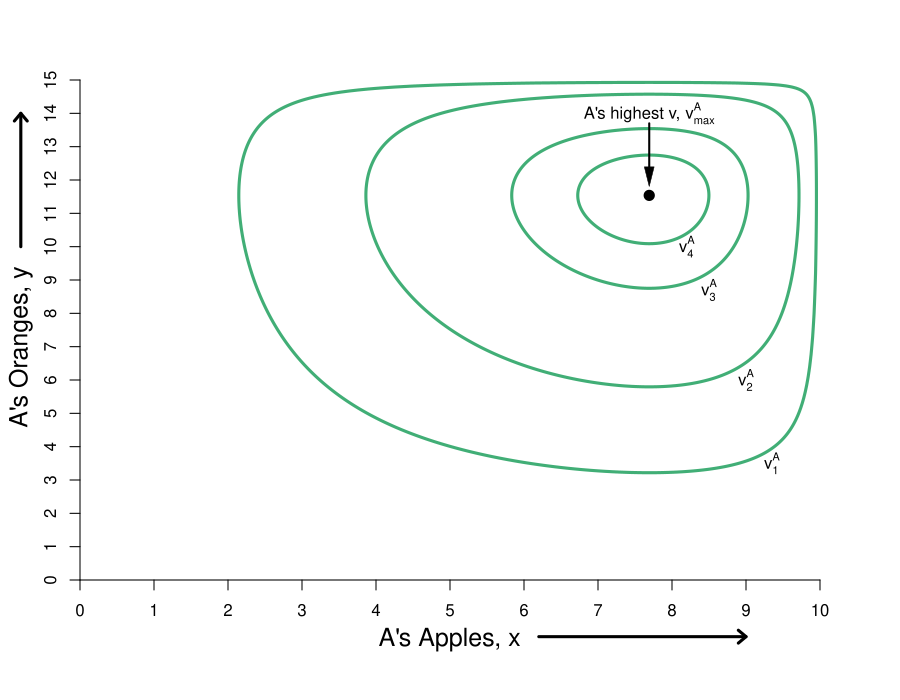

The R source for this figure:
#Graph Designer: Simon Halliday & Madeleine Wettach '20
#Authors: Bowles, Foley and Halliday
#Title: Microeconomics: Competition, Conflict and Coordination
#based on 
#http://r.789695.n4.nabble.com/Indifference-curve-td4634746.html
#Graphics 
require(shape)
pdf(file = "property/step_by_step_graphs_5/property_hg_hgb_step1.pdf", width = 9, height = 7)

#Set parameters for graphics
axislabelsize <- 1.5
graphlinewidth <- 3

COL <- c("#7fc97f", "#beaed4", "#fdc086", "#ffff99", "#386cb0", "#f0027f", "#bf5b17", "#666666")
COLA <- c("#99d8c9","#66c2a4","#41ae76", "#238b45", "#005824")
COLB <- c("#4eb3d3", "#2b8cbe", "#0868ac","#084081")

par(mar =  c(6, 4, 4, 4))

uA <- function(x, y) {
  0.5*log(x) + 0.5*log(y) + 0.15*log(10 - x) + 0.15*log(15 - y)
}

uB <- function(x, y) {
  0.15*log(x) + 0.15*log(y) + 0.5*log(10 - x) + 0.5*log(15 - y) 
}

xlims <- c(0, 10)
ylims <- c(0, 15)

npts <- 501 
x <- seq(xlims[1], xlims[2], length.out = npts)
y <- seq(ylims[1], ylims[2], length.out = npts) 
a <- c(2.1, 2.357, 2.505, 2.54)
b <- c(2.1, 2.357, 2.505, 2.54)

#B's value when at A's bliss point
#0.35*log(5.88) + 0.35*log(8.88) + 0.5*log(10 - 5.88) + 0.5*log(15 - 8.88) 

#A's bliss point x = 7.69231, y = 11.5385
#A's value when at A's bliss point = 2.55465
#0.5*log(x) + 0.5*log(y) + 0.15*log(10 - x) + 0.15*log(15 - y)

#B's bliss point x = 2.30769, y = 3.46154
#B's value when at A's bliss point = 2.55465
#0.15*log(x) + 0.15*log(y) + 0.5*log(10 - x) + 0.5*log(15 - y)


plot(0, 0, xlim = xlims, ylim = ylims, type = "n",
     xlab = expression(paste("")),
     ylab = expression(paste("")), 
     xaxt = "n", 
     yaxt = "n", 
     cex.lab = axislabelsize, 
     bty = "n",
     xaxs="i", 
     yaxs="i")

ticksy <- seq(from = 0, to = 15, by = 1)
ylabels <- seq(from = 0, to = 15, by = 1)
ticksx <- seq(from = 0, to = 10, by = 1)
xlabels <- seq(from = 0, to = 10, by = 1)
axis(1, at = ticksx, pos = 0, labels = xlabels)
axis(2, at = ticksy, pos = 0, labels = ylabels, las = 0)


#persp(x, y, outer(x, y, u), ticktype="detailed") 
contour(x, y, 
        outer(x, y, uA),
        #labels = c("v1", "v2", "v3"),
        drawlabels = FALSE,
        col = COLA[3],
        #xlab = expression(paste("A's Apples, ", x)),
        #ylab = expression(paste("A's Oranges, ", y)),
        #cex.lab = axislabelsize,
        lwd = graphlinewidth,
        levels = a, 
        xaxs="i", 
        yaxs="i", 
        add = TRUE) 

mtext("A's Apples, x", side=1, line = 2.5, cex = axislabelsize)
text(-0.8, 7, expression(paste("A's Oranges, y")), xpd = TRUE, cex = axislabelsize, srt = 90) 

#Add arrows:
arrows(-0.8, 10, -0.8, 14, xpd = TRUE, length=0.1,angle=40,lwd=3)
arrows(6.2, -1.7, 9, -1.7, xpd = TRUE, length=0.1,angle=40,lwd=3)


#contour(x, y, 
#        outer(x, y, uB),
#        drawlabels = FALSE,
#        col = COLB[2],
#        lwd = graphlinewidth,
#        levels = b, 
#        add = TRUE
#) 

#segments(2.30769, 3.46154, 7.69231, 11.5385, lty = 1, col = COL[2] , lwd = graphlinewidth)
#text(4.9, 2.4, expression("Pareto Efficient"))
#text(4.9, 1.9, expression("Curve"))
#Arrows(4.9, 2.7, 4.9, 6.9, col = "black", lty = 1, lwd = 2, arr.type = "triangle", arr.lwd = 0.5)

#Label the iso-welfare functions for the HG, Aisha
text(9.35, 3.5, expression(v[1]^A))
text(9, 6, expression(v[2]^A))
text(8.5, 8.7, expression(v[3]^A))
text(8.2, 10, expression(v[4]^A))

#Label the indifference curves for the HG, Betty
##text(0.55, 11.5, expression(v[1]^B))
##text(0.95, 9, expression(v[2]^B))
##text(1.5, 6.3, expression(v[3]^B))
##text(1.7, 5, expression(v[4]^B))

#Label point i. 
##points(5, 7.5, pch = 16, col = "black", cex = 1.5)
##text(5, 7.9, expression(paste("i")))

#A's bliss point - 3.1073 is the value of u
points(x = 7.69231, y = 11.5385, pch = 16, col = "black", cex = 1.5)
text(7.69231, 14, expression(paste("A's highest v, ", v[max]^A)))
Arrows(7.69231, 13.7, 7.69231, 12.1, col = "black", lty = 1, lwd = 2, arr.type = "triangle", arr.lwd = 0.5)

#B's bliss point: 
##points(x = 2.30769, y = 3.461547, pch = 16, col = "black", cex = 1.5)
##text(x = 2.30769, y = 0.9, expression(paste("B's highest v, ", v[max]^B)))
##Arrows(2.30769, 1.2, 2.30769, 2.9, col = "black", lty = 1, lwd = 2, arr.type = "triangle", arr.lwd = 0.5)



par(new = TRUE)

#Use the same x and ylims as previously, but with locations switched
xlims2 <- c(10, 0)
ylims2 <- c(15, 0)

#Leave the ylab and xlab blank to ensure no axes titles
plot(0, 0, xlim = xlims2, ylim = ylims2, type = "n",
     xlab = expression(paste("")),
     ylab = expression(paste("")),
     xaxt = "n", 
     yaxt = "n", 
     cex.lab = 1.3, 
     bty = "n",
     xaxs="i", 
     yaxs="i")

#Set up axes at sides 3 and 4 (top and right)
##axis(side = 3, at = ticksx, pos = 0, labels = xlabels)
##axis(side = 4, at = ticksy, pos = 0, labels = ylabels, las = 0)
##mtext("B's Apples, x", side=3, line = 2.5, cex = axislabelsize)
##text(-0.8, 7, expression(paste("B's Oranges, y")), xpd = TRUE, cex = axislabelsize, srt = 270) 

#Add arrows:
##arrows(-0.8, 10, -0.8, 14, xpd = TRUE, length=0.1,angle=40,lwd=3)
##arrows(6.2, -1.8, 9, -1.8, xpd = TRUE, length=0.1,angle=40,lwd=3)

dev.off()
